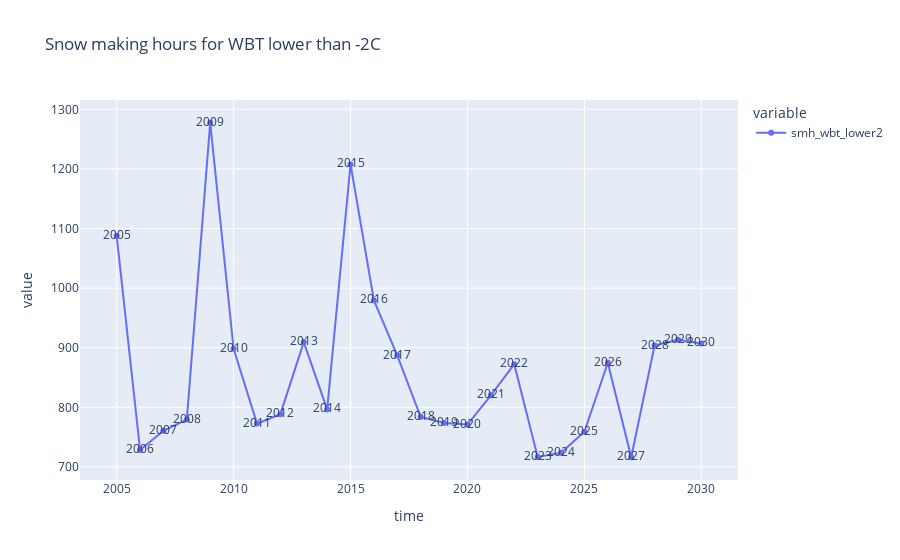

Notebook code for this chart:
### Code cell
pd.options.plotting.backend = "plotly"
# milano.plot(x='time', y=['mm_prod','snow_precipitation_amount_nov_apr','total_winter_precipitation_amount','mean_winter_tas','mean_feb_tas'])
result_melt = cortina.drop(['Number_of_points','LAT','LON','NUTS3_ID','ZS'],axis=1).groupby(['time'],as_index=False).mean().melt(id_vars='time', value_vars= ['smh_wbt_lower2'])
fig=px.line(result_melt, x='time' , y='value' , color='variable',text="time",markers=True,title='Snow making hours for WBT lower than -2C',)
fig.show();

### Figure 1 — Plotly figure (JSON) as saved in the notebook; plotly's stock layout.template omitted (floating-point values rounded to 4 significant figures)
{"data": [{"hovertemplate": "variable=smh_wbt_lower2<br>time=%{text}<br>value=%{y}<extra></extra>", "legendgroup": "smh_wbt_lower2", "line": {"color": "#636efa", "dash": "solid"}, "marker": {"symbol": "circle"}, "mode": "lines+text+markers", "name": "smh_wbt_lower2", "orientation": "v", "showlegend": true, "text": [2005, 2006, 2007, 2008, 2009, 2010, 2011, 2012, 2013, 2014, 2015, 2016, 2017, 2018, 2019, 2020, 2021, 2022, 2023, 2024, 2025, 2026, 2027, 2028, 2029, 2030], "type": "scatter", "x": [2005, 2006, 2007, 2008, 2009, 2010, 2011, 2012, 2013, 2014, 2015, 2016, 2017, 2018, 2019, 2020, 2021, 2022, 2023, 2024, 2025, 2026, 2027, 2028, 2029, 2030], "xaxis": "x", "y": [1088, 728.4, 760.6, 779.4, 1277.0, 898.1, 772.7, 788.5, 909.4, 796.4, 1208.0, 979.3, 886.8, 783.8, 773.6, 771.1, 820.1, 872.4, 716.8, 723.7, 759.1, 874.7, 716.2, 903.6, 913.2, 907.2], "yaxis": "y"}], "layout": {"legend": {"title": {"text": "variable"}, "tracegroupgap": 0}, "title": {"text": "Snow making hours for WBT lower than -2C"}, "xaxis": {"anchor": "y", "domain": [0, 1], "title": {"text": "time"}}, "yaxis": {"anchor": "x", "domain": [0, 1], "title": {"text": "value"}}}}
